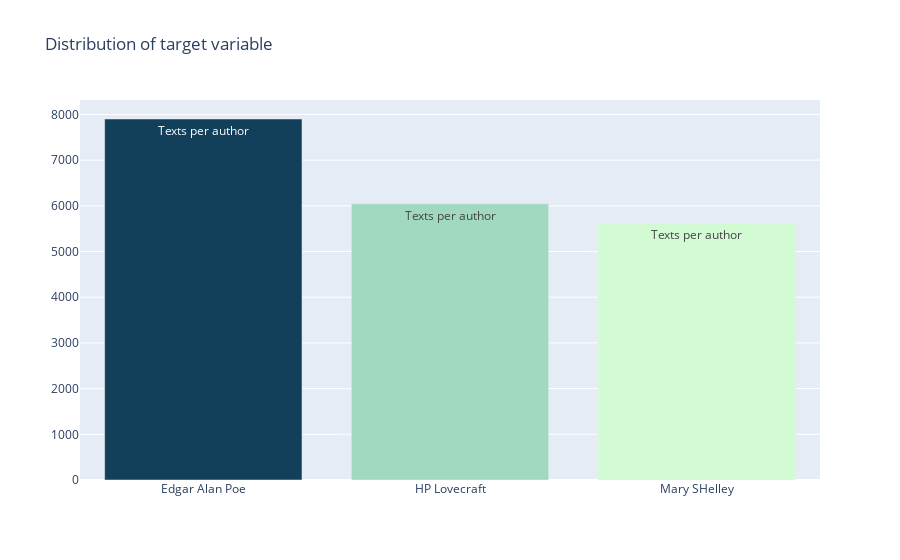

Source (notebook cell):
### Code cell
n = {'EAP': 'Edgar Alan Poe', 'HPL':'HP Lovecraft', 'MWS':'Mary SHelley'}

data = [go.Bar(
            x = df.author.map(n).unique(),
            y = df.author.value_counts().values,
            marker = dict(colorscale = 'darkmint',
                         color = df.author.value_counts().values
                        ),
            text ='Texts per author'
    )]

layout = go.Layout(
    title = 'Distribution of target variable'
)

fig = go.Figure(data = data, layout = layout)
fig.show(renderer="colab")
py.iplot(fig, filename='basic-bar')

### Figure 1 — Plotly figure (JSON) as saved in the notebook; plotly's stock layout.template omitted (floating-point values rounded to 4 significant figures)
{"data": [{"marker": {"color": [7900, 6044, 5635], "colorscale": [[0, "rgb(210, 251, 212)"], [0.1667, "rgb(165, 219, 194)"], [0.3333, "rgb(123, 188, 176)"], [0.5, "rgb(85, 156, 158)"], [0.6667, "rgb(58, 124, 137)"], [0.8333, "rgb(35, 93, 114)"], [1, "rgb(18, 63, 90)"]]}, "text": "Texts per author", "type": "bar", "y": [7900, 6044, 5635], "x": ["Edgar Alan Poe", "HP Lovecraft", "Mary SHelley"]}], "layout": {"title": {"text": "Distribution of target variable"}}}
